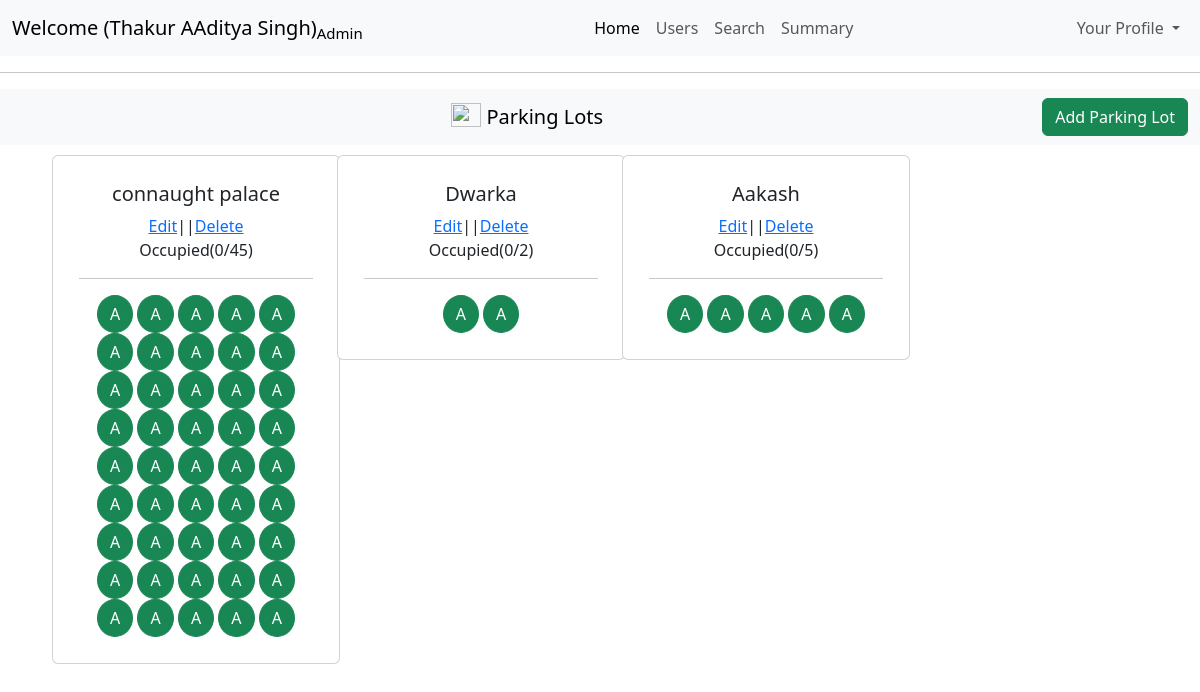
Page /admin/dashboard (signed in) on the committed database.
### models/models.py (models this page shows)
class ParkingLot(db.Model):
    id=db.Column(db.Integer(),primary_key=True)
    location_name = db.Column(db.String(250),nullable=False)
    pincode=db.Column(db.Integer(),nullable=False)
    price=db.Column(db.Integer(),nullable=False)
    max_spots=db.Column(db.Integer(),nullable=False)
    address=db.Column(db.String(250),nullable=False)
    occupied=db.Column(db.Integer(),default=0)

class ParkingSpot(db.Model):
    id=db.Column(db.Integer(),primary_key=True)
    lotid=db.Column(db.Integer(),nullable=False)
    status = db.Column(db.String(5),default="A")
    veichleNumber=db.Column(db.String(50),nullable=True)

### controllers/controllers.py (the view)
@controllers.route("/admin/dashboard", methods=['GET','POST'])
def admindashboard():
    status = session.get("status")
    if status is not None and int(status) > 0:
        parkingspot=ParkingSpot.query.all()
        lotandspotstructure={}
        for spot in parkingspot:
            if spot.lotid not in lotandspotstructure:
                lotandspotstructure[spot.lotid]=[]
            lotandspotstructure[spot.lotid].append(spot)
        distinctlotids=list(lotandspotstructure.keys())
        lots=ParkingLot.query.filter(ParkingLot.id.in_(distinctlotids)).all()
        thefinalcards=[]
        for lot in lots:
            thefinalcards.append(
                {
                    'lot': lot,
                    'spots': lotandspotstructure[lot.id]
                }
            )
        print("ram")
        return render_template("admindashboard.html",fullname=session["fullname"]
                            ,status=session["status"],
                            role=session["role"],thefinalcards=thefinalcards)
    else:
        return redirect("/login")

### templates/adminDashboard.html (shortened to what this page needs)
<!DOCTYPE html>
<html lang="en">
<head>
    <link href="https://cdn.jsdelivr.net/npm/bootstrap@5.3.7/dist/css/bootstrap.min.css" rel="stylesheet">
</head>
<body>
    <nav class="navbar navbar-expand-lg bg-body-tertiary">
  <div class="container-fluid">
    <a class="navbar-brand " href="#">Welcome ({{session['fullname']}})<sub>Admin</sub></a>
    <div class="collapse navbar-collapse" id="navbarNavDropdown">
      <ul class="navbar-nav ms-auto">
        <li class="nav-item">
          <a class="nav-link active" aria-current="page" href="#">Home</a>
        </li>
        <li class="nav-item">
          <a class="nav-link" href="/admin/dashboard/users">Users</a>
        </li>
        <li class="nav-item">
          <a class="nav-link" href="/admin/dashboard/search">Search</a>
        </li>
        <li class="nav-item">
          <a class="nav-link" href="/admin/dashboard/summary">Summary</a>
        </li>
    </ul>
    <ul class="navbar-nav ms-auto">
        <li class="nav-item dropdown">
          <a class="nav-link dropdown-toggle" href="#" role="button" data-bs-toggle="dropdown" aria-expanded="false">
            Your Profile
          </a>
        </li>
      </ul>
    </div>
  </div>
</nav>
<hr>
<nav class="navbar bg-body-tertiary">
  <div class="container-fluid text-center">
    <a class="navbar-brand mx-auto " href="#">
      <img src="https://images.pexels.com/photos/164634/pexels-photo-164634.jpeg?_gl=1*1rfblvq*_ga*MTY5NDc0NzA3NC4xNzUzMjk4NzE5*_ga_8JE65Q40S6*czE3NTMyOTg3MTgkbzEkZzEkdDE3NTMyOTg3MjMkajU1JGwwJGgw" width="30" height="24" class="d-inline-block align-text-top" style="align-content: center;">
      Parking Lots
    </a>
<a href="/admin/dashboard/addparkinglot" class="btn btn-success">
  Add Parking Lot
</a>  </div>
</nav>
<div class="container">
    <div class="row">
      {% for thecard in thefinalcards %}
      {%set lot = thecard.lot %}
      {%set spots = thecard.spots %}
        <div class="col-md-3 col-sm-6">
        <div class="card " style="width: 18rem;  margin-left: 10px; margin-top: 10px;">
        <div class="card-body text-center" style="margin:10px">
        <h5 class="card-title">{{lot.location_name}}</h5>
        <span style="align-content: center;"><a href="/admin/dashboard/editlot/{{ lot.id }}">Edit</a>||<a href="/admin/dashboard/deletelot/{{ lot.id }}">Delete</a></span>
        <p>Occupied({{lot.occupied}}/{{lot.max_spots}})</p>
        <hr>
     {% for spot in spots %}
     {% if spot.status == "O" %}
    <a type="button" class="btn btn-danger" style="border-radius: 50%;" href="/admin/dashboard/view/{{spot.id}}">O</a>
    {% else %}
    <a type="button" class="btn btn-success" style="border-radius: 50%;" href="/admin/dashboard/view/{{spot.id}}">A</a>
     {% endif %}
     {%endfor%}
    </div>
    </div>
    </div>
     {% endfor %}
  </div>
</div>
</body>
</html>

### rows in the picture
ParkingLot: location_name "connaught palace", occupied "0", max_spots "45"
ParkingLot: location_name "Dwarka", occupied "0", max_spots "2"
ParkingLot: location_name "Aakash", occupied "0", max_spots "5"

### other values in the picture
{{ session['fullname'] }} "Thakur AAditya Singh"
